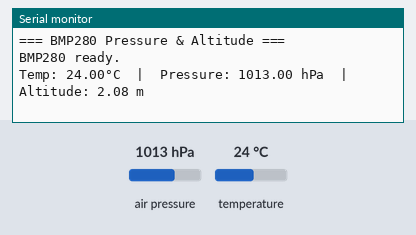
The sketch below on a simulated ESP32. On the bench: the last lines printed to the serial monitor. The test bench sets the inputs (shaded band); at power-on: air pressure 1013 hPa, temperature 24 °C.

Above: at 1.2 s.
1.3 s: air pressure set to 952 hPa
At 2.6 s:
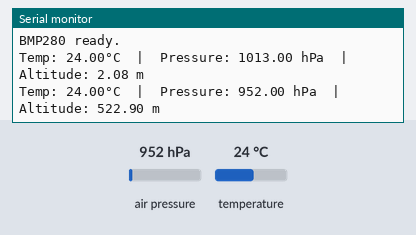
2.8 s: temperature set to 12 °C
At 4.2 s:
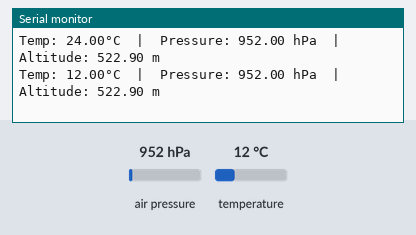
4.3 s: air pressure set to 975 hPa
At 7.1 s:
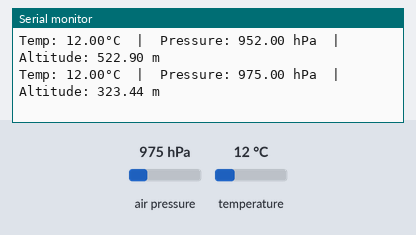
Timing chart, 0 to 8.6 s (numbered marks = the images above; inputs shaded):
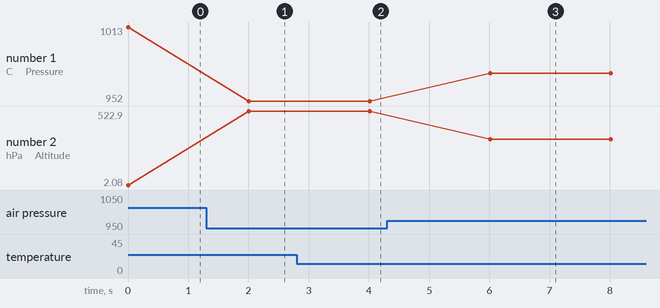

Measured:
- after the input at 1.3 s, the serial monitor: prints a new line after 0.71 s (image 1)
- after the input at 2.8 s, the serial monitor: prints a new line after 1.2 s (image 2)
- after the input at 4.3 s, the serial monitor: prints a new line after 1.7 s (image 3)
- plotted number 1: 1013 → 952 after the input at 1.3 s, 952 → 975 after the input at 4.3 s
- plotted number 2: 2.08 → 522.9 after the input at 1.3 s, 522.9 → 323.44 after the input at 4.3 s

The sketch:

BMP280.ino
```cpp
/**
 * S2 — BMP280 Barometric Pressure, Temperature & Altitude
 * =========================================================
 * Board : AI Thinker ESP32-CAM
 * Lib   : Adafruit BMP280 Library + Adafruit Unified Sensor
 *
 * Wiring (I2C):
 *   BMP280 VCC → 3.3V   BMP280 GND → GND
 *   BMP280 SCL → GPIO 14   BMP280 SDA → GPIO 15
 *   Default I2C address: 0x76 (SDO→GND) or 0x77 (SDO→VCC)
 */
#include <Wire.h>
#include <Adafruit_BMP280.h>

#define I2C_SDA      15
#define I2C_SCL      14
#define BMP_ADDR     0x76
#define SEA_LEVEL_HPA 1013.25f

Adafruit_BMP280 bmp;

void setup() {
  Serial.begin(115200);
  Wire.begin(I2C_SDA, I2C_SCL);
  Serial.println("=== BMP280 Pressure & Altitude ===");
  if (!bmp.begin(BMP_ADDR)) {
    Serial.println("[ERROR] BMP280 not found! Check wiring & address.");
    while (1) delay(500);
  }
  bmp.setSampling(Adafruit_BMP280::MODE_NORMAL,
                  Adafruit_BMP280::SAMPLING_X2,
                  Adafruit_BMP280::SAMPLING_X16,
                  Adafruit_BMP280::FILTER_X16,
                  Adafruit_BMP280::STANDBY_MS_500);
  Serial.println("BMP280 ready.");
}

void loop() {
  Serial.printf("Temp: %.2f°C  |  Pressure: %.2f hPa  |  Altitude: %.2f m\n",
                bmp.readTemperature(),
                bmp.readPressure() / 100.0F,
                bmp.readAltitude(SEA_LEVEL_HPA));
  delay(2000);
}
```
